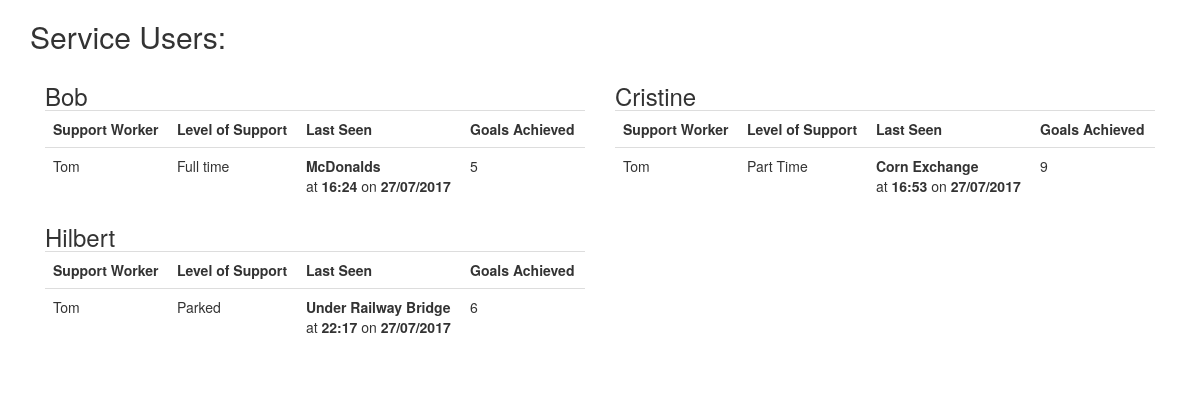
The app's page /, older data.
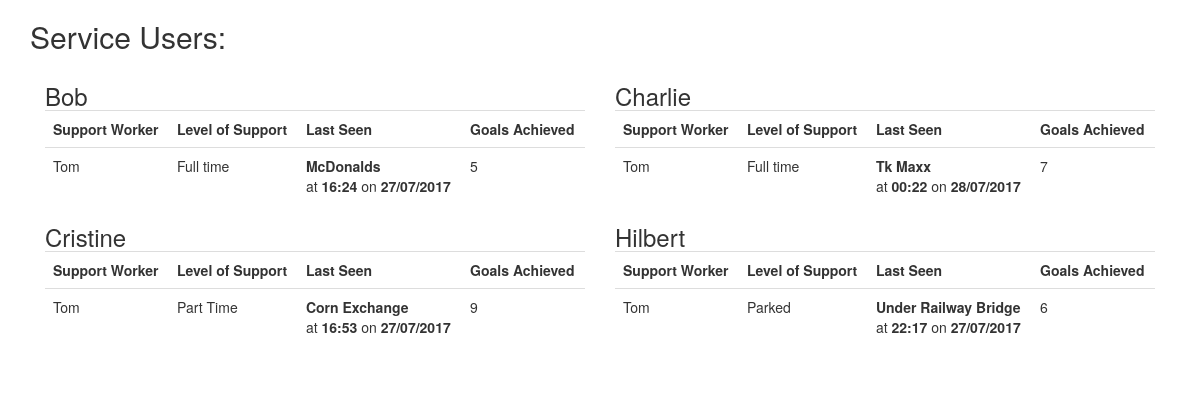
The same page, newer data.
### OnTheGo/models.py (models this page shows)
class ServiceUser(models.Model):
    user = models.CharField(max_length=100)
    support_worker = models.CharField(max_length=100)
    level_of_support = models.IntegerField(choices.SUPPORT_LEVEL)
    last_contact_time = models.DateTimeField()
    last_contact_place = models.CharField(max_length=200)
    goals_achieved = models.IntegerField()
    age = models.IntegerField(22)
    total_goals = models.IntegerField(10)

### OnTheGo/templates/OnTheGo/home.html
{% extends "OnTheGo/header.html" %}
{% block content %}
{% load static %}
<div class="container">
  <h2>Service Users:</h2>
  <br />
  <div class="row">
     <div class='col-md-12'>
      {% for obj in object_list %}
      <a href={{obj.id}} class='userlink'>
      <div class="col-sm-6">
           <h3 style='display: inline'>{{obj.user}}</h3>
           {% include 'OnTheGo/includes/table.html' %}
        </div>
        </a>
     {% endfor %}
  </div>
</div>
</div>
{% endblock %}

### OnTheGo/templates/OnTheGo/includes/table.html
{% block content %}
<table class='table'>
    <tr>
      <th>Support Worker</th>
      <th>Level of Support</th>
      <th>Last Seen</th>
      <th>Goals Achieved</th>
   </tr>
   <tr>
      <td>{{obj.support_worker}}</td>
     {% if obj.level_of_support == 1 %}
      <td>Full time</td>
     {% elif obj.level_of_support == 2 %}
     <td>Part Time</td>
     {% elif obj.level_of_support == 3 %}
     <td>Potential</td>
     {% elif obj.level_of_support == 4 %}
     <td>Parked</td>
     {% endif  %}
     <td> <B>{{obj.last_contact_place}}</B> <br /> at <B>{{obj.last_contact_time|date:"H:i"}}</B> on <B>{{obj.last_contact_time|date:"d/m/Y"}}</B>  </td>
     <td>{{obj.goals_achieved}}</td>
 </tr>
</table>
{% endblock %}

Row changes from the older to the newer data that the page shows:
added ServiceUser: user "Charlie", support_worker "Tom", level_of_support "Full time", last_contact_place "Tk Maxx", last_contact_time "00:22", last_contact_time "28/07/2017", goals_achieved "7"
